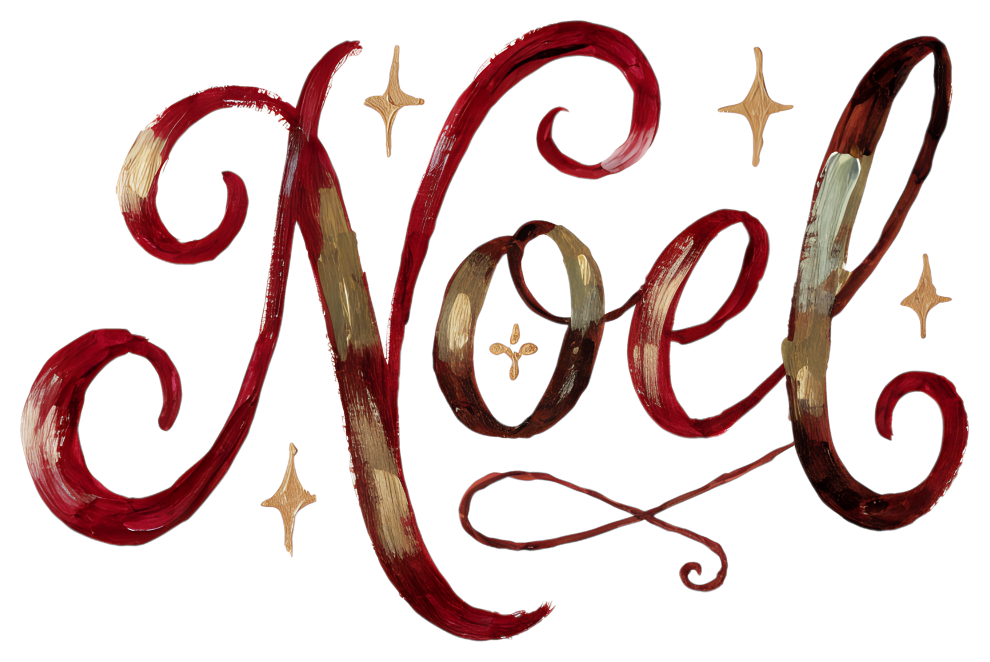
#> input picture velvet-bow-woodland/final/phrases/t05_noel.png, 2968 x 1985 px, given in place of c07_bear.png, which was not available (shown at 1/3 size)
$ python patterns.py
#> lines starting #> are read from the running program, lines starting #| are printed output that depends on the picture
"""Build seamless repeat patterns locally from the finished transparent PNGs (no API credits)."""
import random, glob, os
from PIL import Image
T = 3600  # 12 in at 300 DPI
BGS = {"burgundy": (92, 26, 38), "cream": (244, 236, 224)}
SETS = {
 "pt01_woodland_friends": (["characters/c01_fawn", "characters/c03_fox", "characters/c05_bunny", "characters/c07_bear",
                            "characters/c11_hedgehog", "characters/c14_lamb", "characters/c10_owl", "characters/c12_squirrel"], 760, 4),
 "pt02_velvet_bows": (["bows/b01_velvet_classic", "bows/b03_satin_cranberry", "bows/b04_tartan", "bows/b07_double_loop",
                       "bows/b08_sage_velvet", "bows/b10_bow_bell", "bows/b06_lace", "bows/b09_gold_satin"], 560, 5),
 "pt03_winter_botanicals": (["botanicals/f01_holly", "botanicals/f02_mistletoe", "botanicals/f04_berry_branch", "botanicals/f06_christmas_rose",
                             "botanicals/f08_eucalyptus", "botanicals/f10_poinsettia", "botanicals/f05_dried_orange", "botanicals/f11_cotton"], 640, 5),
 "pt04_festive_treasures": (["props/p03_ornament_burgundy", "props/p04_ornament_gold", "props/p01_gift", "props/p12_candycanes",
                             "props/p08_stocking", "props/p11_gingerbread", "props/p15_sleighbells", "props/p06_cocoa"], 600, 5),
 "pt05_bow_woodland_mix": (["characters/c02_fawn_stand", "characters/c06_bunny_sit", "characters/c09_mouse", "bows/b02_velvet_longtails",
                            "bows/b05_gingham", "botanicals/f01_holly", "botanicals/f06_christmas_rose", "props/p03_ornament_burgundy"], 600, 5),
}
def load(path, size):
    im = Image.open(f"final/{path}.png"); im.thumbnail((size, size), Image.LANCZOS); return im
def build(name, files, size, grid, bg, seed):
#> called with name = 'pt01_woodland_friends', size = 760, grid = 4, bg = (92, 26, 38), seed = 100
    rnd = random.Random(seed)
    tile = Image.new("RGBA", (T, T), bg + (255,))
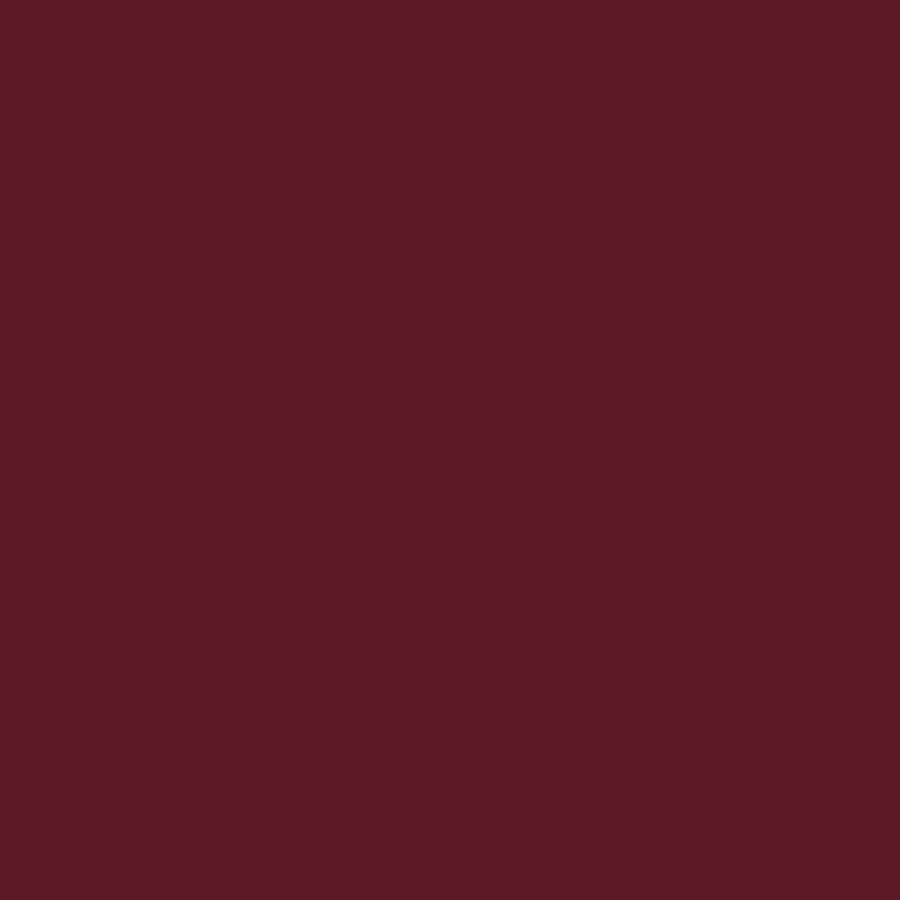
#> tile: PIL image 3600x3600 RGBA (shown at 1/4 size); mean R, G, B, A 92, 26, 38, 255
    cell = T / grid
    order = [files[i % len(files)] for i in range(grid * grid)]; rnd.shuffle(order)
    for gy in range(grid):
        for gx in range(grid):
            f = order[gy * grid + gx]
            im = load(f, int(size * rnd.uniform(0.85, 1.1))).rotate(rnd.uniform(-12, 12), resample=Image.BICUBIC, expand=True)
#> in load, im is the input picture: PIL image 2968x1985 RGBA; mean R, G, B, A 218.7, 200.6, 198.9, 61
#> in load, `im.thumbnail((size, size), Image.LANCZOS)`:
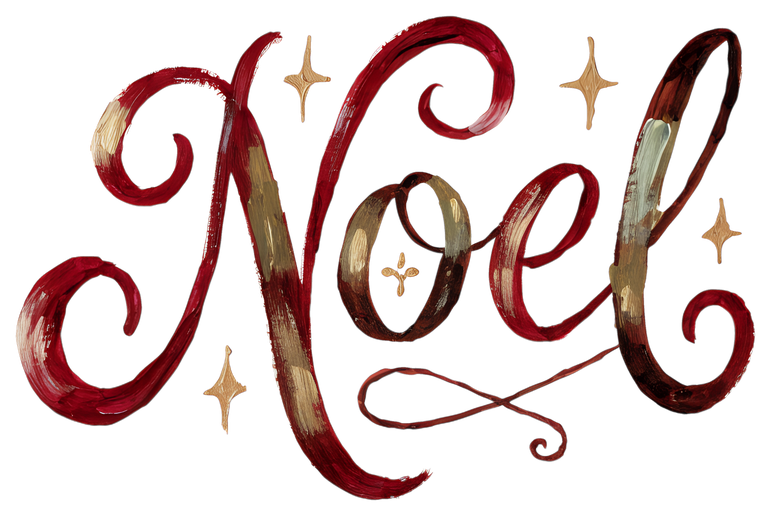
#> im: PIL image 771x516 RGBA; mean R, G, B, A 31.2, 12.2, 10.4, 61.1; transparent parts drawn white
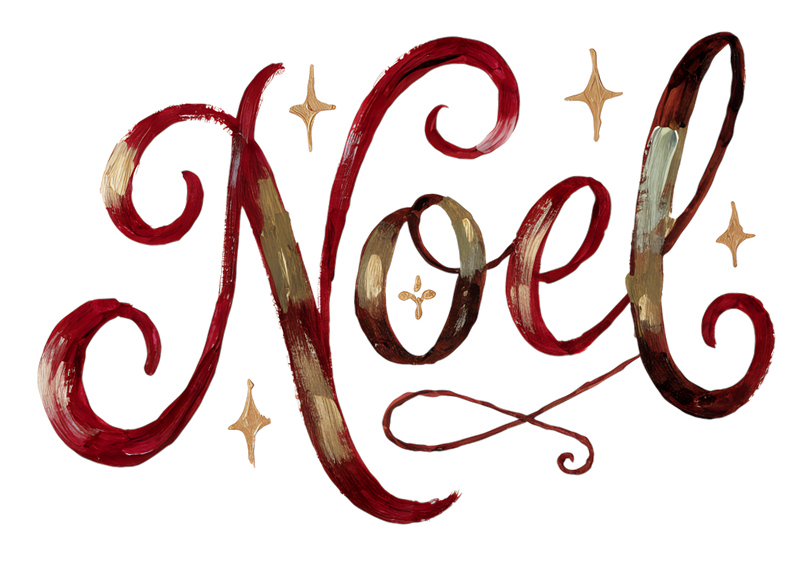
#> im: PIL image 803x564 RGBA; mean R, G, B, A 26.3, 10.3, 8.8, 53.7; transparent parts drawn white
            off = (cell / 2) * (gy % 2)  # half-drop for a natural toss
            cx = gx * cell + cell / 2 + off + rnd.uniform(-cell * .12, cell * .12)
            cy = gy * cell + cell / 2 + rnd.uniform(-cell * .12, cell * .12)
            x, y = int(cx - im.width / 2), int(cy - im.height / 2)
#> x = -15; y = 109
            for dx in (-T, 0, T):
                for dy in (-T, 0, T):
                    tile.paste(im, (x + dx, y + dy), im)
    return tile.convert("RGB")
os.makedirs("final/patterns", exist_ok=True)
for i, (name, (files, size, grid)) in enumerate(SETS.items()):
    for cname, bg in BGS.items():
#> (the run stopped early here; a loop or call above may not have finished)
